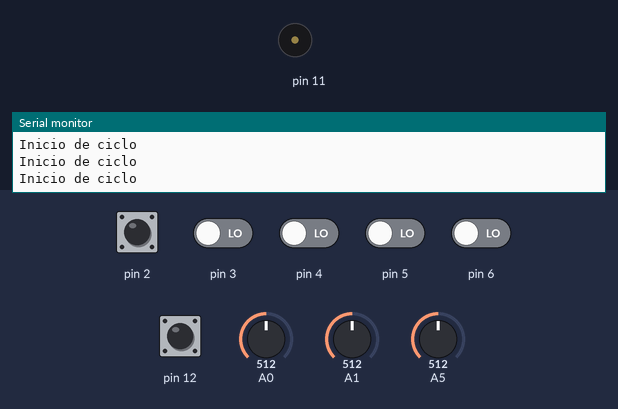
The sketch below on a simulated Arduino Uno, built with avr-gcc and run on an emulated ATmega328P. On the bench: buzzer (waves = sounding), the last lines printed to the serial monitor. The inputs (shaded band) are chosen by the test bench; at power-on: pin 12 HIGH, pin 2–6 LOW, A0 = 512, A1 = 512, A5 = 512.

Above: at 1.2 s.
1.3 s: pin 2 pulsed HIGH 5 times (0.12 s each, 0.3 s apart)
At 2.17 s:
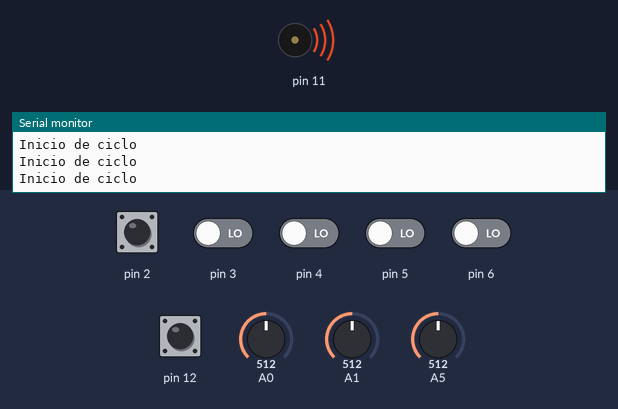
5.6 s: pin 2 driven HIGH
At 7.0 s:
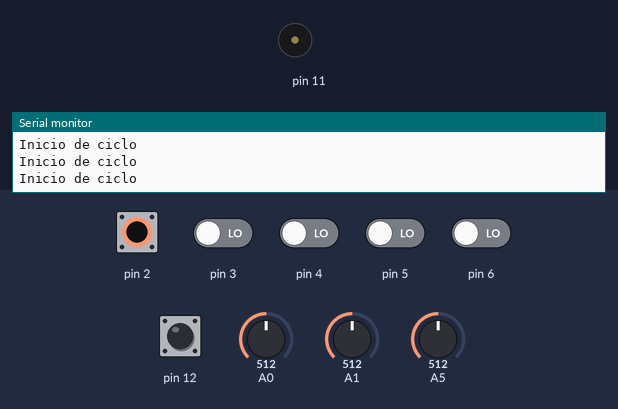
7.3 s: pin 2 driven LOW
At 7.8 s:
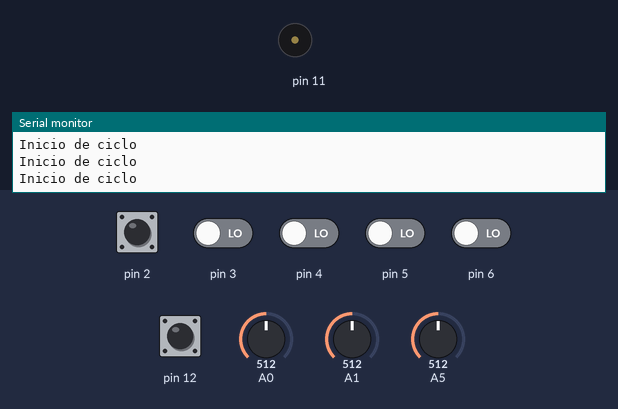
10.3 s: pin 3 driven HIGH
At 10.9 s:
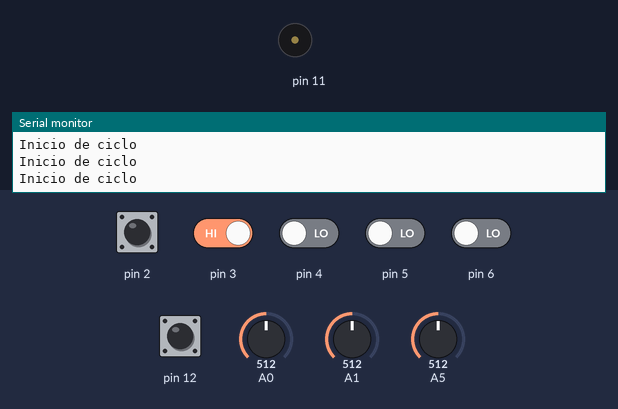
Timing chart, 0 to 12.9 s (numbered marks = the images above; inputs shaded):
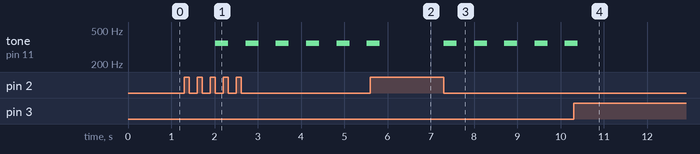

Measured:
- after the input at 1.3 s, tone on pin 11: alternates 349 Hz for 0.30 s and silent for 0.40 s, starting after 0.72 s
- after the input at 5.6 s, tone on pin 11: goes on until 5.8 s, then stays silent
- after the input at 7.3 s, tone on pin 11: alternates 349 Hz for 0.30 s and silent for 0.40 s, starting at once
- after the input at 10.3 s, tone on pin 11: goes on until 10.4 s, then stays silent

The sketch:

aux2.ino
```cpp
#include "header.hpp"
#include "Tone.h"


aux_arduino aux;

void setup_passos_inicial(aux_arduino& aux)
{
    aux.passo1.buzzer1 = 0;
    aux.passo1.buzzer2 = 0;
    aux.passo1.delay = 100;

    aux.passo2.buzzer1 = 0;
    aux.passo2.buzzer2 = 0;
    aux.passo2.delay = 100;


    aux.passo3.buzzer1 = 0;
    aux.passo3.buzzer2 = 0;
    aux.passo3.delay = 100;


    aux.passo4.buzzer1 = 0;
    aux.passo4.buzzer2 = 0;
    aux.passo4.delay = 100;


    aux.passo5.buzzer1 = 0;
    aux.passo5.buzzer2 = 0;
    aux.passo5.delay = 100;
}


int pot_value(int analog_pin)
{
    int poten = analogRead(analog_pin);
    int value = map(poten, 0, 1023, 0, 8);

    return(value);
}


Tone buzzer1;
Tone buzzer2;

void setup()
{
    // botoes
    pinMode(2, INPUT);
    pinMode(3, INPUT);
    pinMode(4, INPUT);
    pinMode(5, INPUT);
    pinMode(6, INPUT);


    // 2 buzzers em paralelo
    buzzer1.begin(10);
    buzzer2.begin(11);

    // Receber sinal da main
    pinMode(12, INPUT);

    setup_passos_inicial(aux);
    Serial.begin(115200);
}


int converter_notas(int value)
{
    if(value == 0)
        return(0);
    if(value == 1)
        return(DO);
    if(value == 2)
        return(RE);
    if(value == 3)
        return(MI);
    if(value == 4)
        return(FA);
    if(value == 5)
        return(SOL);
    if(value == 6)
        return(LA);
    if(value == 7)
        return(SI);
    if(value == 8)
        return(DO2);
    return(0);
}


void gerenciar_definicoes_aux(aux_arduino& aux)
{
    while(digitalRead(2) == HIGH)
    {
        aux.passo1.delay = map(analogRead(A5), 0, 1023, 100, 500);
        aux.passo1.buzzer1 = converter_notas(pot_value(A0));
        aux.passo1.buzzer2 = converter_notas(pot_value(A1));
    }
    while(digitalRead(3) == HIGH)
    {
        aux.passo2.delay = map(analogRead(A5), 0, 1023, 100, 500);
        aux.passo2.buzzer1 = converter_notas(pot_value(A0));
        aux.passo2.buzzer2 = converter_notas(pot_value(A1));
    }
    while(digitalRead(4) == HIGH)
    {
        aux.passo3.delay = map(analogRead(A5), 0, 1023, 100, 500);
        aux.passo3.buzzer1 = converter_notas(pot_value(A0));
        aux.passo3.buzzer2 = converter_notas(pot_value(A1));
    }
    while(digitalRead(5) == HIGH)
    {
        aux.passo4.delay = map(analogRead(A5), 0, 1023, 100, 500);
        aux.passo4.buzzer1 = converter_notas(pot_value(A0));
        aux.passo4.buzzer2 = converter_notas(pot_value(A1));
    }
    while(digitalRead(6) == HIGH)
    {
        aux.passo5.delay = map(analogRead(A5), 0, 1023, 100, 500);
        aux.passo5.buzzer1 = converter_notas(pot_value(A0));
        aux.passo5.buzzer2 = converter_notas(pot_value(A1));
    }
}

void play_passo(passo_aux passo)
{
    if(passo.buzzer1 != 0){
        buzzer1.play(passo.buzzer1, passo.delay);

    }
    if(passo.buzzer2 !=0){
        buzzer2.play(passo.buzzer2, passo.delay);
    }
}


void loop()
{
    gerenciar_definicoes_aux(aux);
    Serial.println("Inicio de ciclo");
    while(digitalRead(12) != HIGH){
    }
    play_passo(aux.passo1);
    delay(aux.passo1.delay);

    while(digitalRead(12) != HIGH){
    }
    play_passo(aux.passo2);
    delay(aux.passo2.delay);

    while(digitalRead(12) != HIGH){
    }
    play_passo(aux.passo3);
    delay(aux.passo3.delay);

    while(digitalRead(12) != HIGH){
    }

    play_passo(aux.passo4);
    delay(aux.passo4.delay);

    while(digitalRead(12) != HIGH){
    }
    play_passo(aux.passo5);
    delay(aux.passo5.delay);
}
```

header.hpp
```cpp
#ifndef HEADER_HPP
#define HEADER_HPP

#define DO  262
#define RE  294
#define MI  330
#define FA  349
#define SOL 392
#define LA  440
#define SI  494
#define DO2 523

#include <Arduino.h>

struct passo_master
{
    int buzzer;
    int delay;
};


struct master_arduino
{
    int             tempo;
    passo_master     passo1;
    passo_master     passo2;
    passo_master     passo3;
    passo_master     passo4;
    passo_master     passo5;
};


//------------------>

struct passo_aux
{
    int buzzer1;
    int buzzer2;
    int delay;
};


struct aux_arduino
{
    int         tempo;
    passo_aux  passo1;
    passo_aux  passo2;
    passo_aux  passo3;
    passo_aux  passo4;
    passo_aux  passo5;
};


#endif
```
